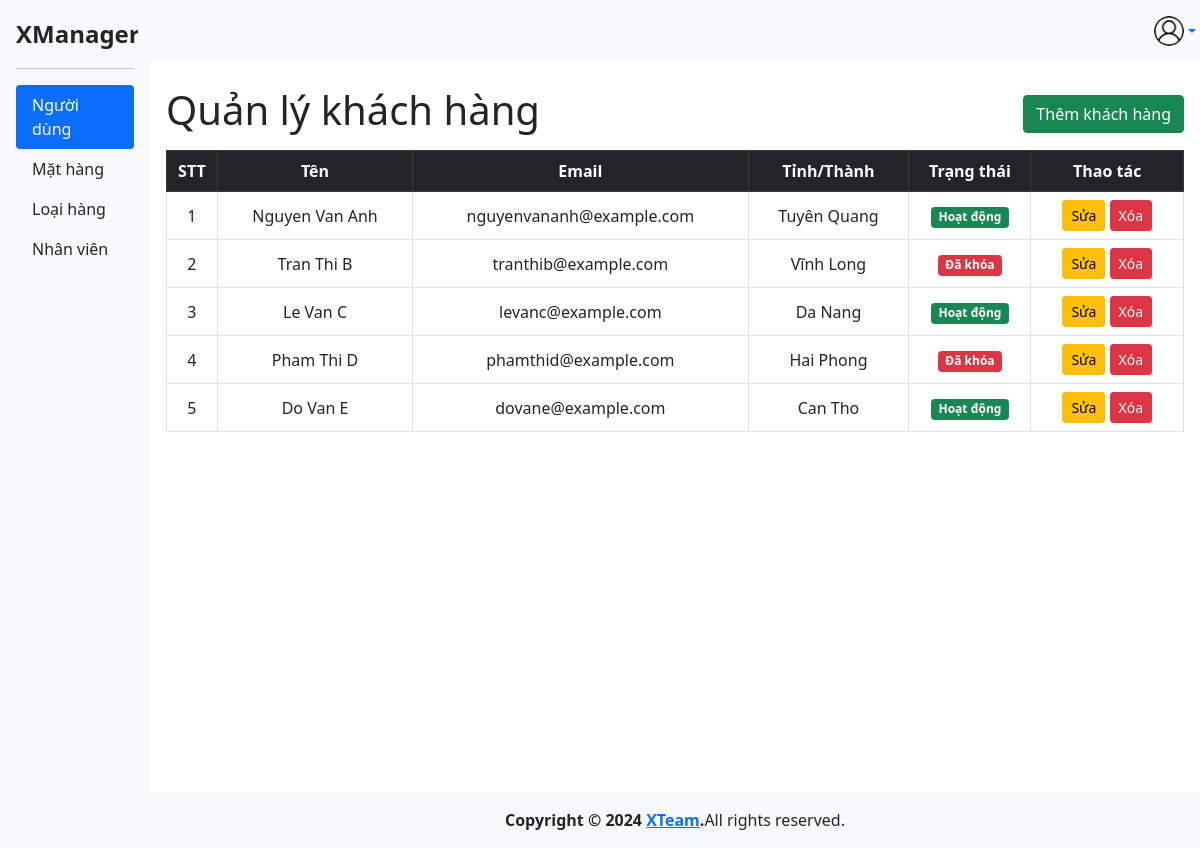
Page / (signed in) on the committed database.
### tables this page shows
CREATE TABLE `customers` (
  `CustomerID` int(11) NOT NULL,
  `CustomerName` varchar(100) NOT NULL,
  `Username` varchar(100) NOT NULL,
  `Email` varchar(150) NOT NULL,
  `Province` varchar(150) DEFAULT NULL,
  `Address` varchar(150) DEFAULT NULL,
  `Password` varchar(150) DEFAULT NULL,
  `IsLocked` tinyint(1) DEFAULT 0,
  `created_at` timestamp NOT NULL DEFAULT current_timestamp()
);

### src/Controller.php (called while the page is built, shortened)
<?php
class Controller {
    protected function render($view_name, $data = []) {
        extract($data);
        include __DIR__ . "\Views\\$view_name.php";
    }
}

### src/Controllers/UserController.php (called while the page is built, shortened)
<?php
class UserController extends Controller
{
    private $userModel;
    public function __construct()
    {
        $this->userModel = new User();
    }
    public function index(){
        $customers = $this->userModel->getAllUsers();
        $this->render('users\index', ['customers' => $customers]);
    }
}

### index.php (called while the page is built, shortened)
<?php
require __DIR__. '/src/routes.php';
$uri = $_SERVER['REQUEST_URI'];
$router->match($uri);

### src/Models/User.php (called while the page is built, shortened)
<?php
class User
{
    private $mysqli;
    public function __construct()
    {
        $host = DB_HOST;
        $username = DB_USER;
        $password = DB_PASSWORD;
        $database = DB_NAME;
        $this->mysqli = new \mysqli($host, $username, $password, $database);
    }
    public function getAllUsers()
    {
        $result = $this->mysqli->query("SELECT * FROM customers");
        return $result->fetch_all(MYSQLI_ASSOC);
    }
}

### src/Views/users/index.php (the view, shortened to what this page needs)
    <div class="d-flex justify-content-between align-items-center my-2">
        <h1>Quản lý khách hàng</h1>
        <a href="/user/create" class="my-2 btn btn-success">Thêm khách hàng</a>
    </div>
    <table class="table table-bordered table-hover text-center align-middle">
    <thead class="table-dark">
            <tr>
                <th width="5%">STT</th>
                <th>Tên</th>
                <th>Email</th>
                <th>Tỉnh/Thành</th>
                <th width="12%">Trạng thái</th>
                <th width="15%">Thao tác</th>
            </tr>
        </thead>
        <tbody>
        <?php foreach ($customers as $index => $customer): ?>
            <tr>
                <td><?= $index + 1; ?></td>
                <td><?= htmlspecialchars($customer["CustomerName"], ENT_QUOTES, 'UTF-8'); ?></td>
                <td><?= htmlspecialchars($customer["Email"], ENT_QUOTES, 'UTF-8'); ?></td>
                <td><?= htmlspecialchars($customer["Province"], ENT_QUOTES, 'UTF-8'); ?></td>
                <td>
                    <?= $customer["IsLocked"] == 1
                        ? '<span class="badge bg-danger">Đã khóa</span>'
                        : '<span class="badge bg-success">Hoạt động</span>';
                    ?>
                </td>
                <td>
                    <a href="/user/update/<?= $customer["CustomerID"]; ?>" class="btn btn-warning btn-sm">Sửa</a>
                    <a href="/user/delete/<?= $customer["CustomerID"]; ?>" class="btn btn-danger btn-sm">Xóa</a>
                </td>
            </tr>
        <?php endforeach; ?>
        </tbody>
    </table>
<?php $content = ob_get_clean(); ?>
<?php include(__DIR__ . '/../layouts/layout.php'); ?>

### src/Router.php (shortened to what this page needs)
<?php
class Router {
    private $routes = [];
    public function addRoute($pattern, $callback) {
        $this->routes[$pattern] = $callback;
    }
    public function match($uri) {
        uksort($this->routes, function ($a, $b) {
            return strlen($b) - strlen($a);
        });
        foreach ($this->routes as $pattern => $callback) {
            if (preg_match($pattern, $uri, $matches)) {
                array_shift($matches);
                call_user_func_array($callback, $matches);
                return;
            }
        }
    }
}

### src/Views/layouts/layout.php (shortened to what this page needs)
<!DOCTYPE html>
<html lang="en">
  <head>
    <link
      href="https://cdn.jsdelivr.net/npm/bootstrap@5.0.2/dist/css/bootstrap.min.css"
      rel="stylesheet"
    />
  </head>
  <body>
    <main>
    <div class="d-flex flex-column flex-shrink-0 p-3 bg-light" style="width: 150px">
    <a href="/" class="d-flex align-items-center mb-3 mb-md-0 me-md-auto link-dark text-decoration-none">
        <span class="fs-4 fw-bold">XManager</span>
    </a>
    <hr />
    <ul class="nav nav-pills flex-column mb-auto">
        <li class="nav-item">
            <a href="/" class="nav-link <?= ($_SERVER['REQUEST_URI'] === '/') ? 'active' : 'link-dark'; ?>">
                Người dùng
            </a>
        </li>
        <li class="nav-item">
            <a href="/product" class="nav-link <?= ($_SERVER['REQUEST_URI'] === '/product') ? 'active' : 'link-dark'; ?>">
                Mặt hàng
            </a>
        </li>
        <li class="nav-item">
            <a href="/category" class="nav-link <?= ($_SERVER['REQUEST_URI'] === '/category') ? 'active' : 'link-dark'; ?>">
                Loại hàng
            </a>
        </li>
        <li class="nav-item">
            <a href="/employee" class="nav-link <?= ($_SERVER['REQUEST_URI'] === '/employee') ? 'active' : 'link-dark'; ?>">
                Nhân viên
            </a>
        </li>
    </ul>
</div>
      <div style="width: 100%">
          <nav class="navbar">
            <?php if (isset($_SESSION['currentUser'])): ?>
            <div class="dropdown">
              <a
                href="#"
                class="d-flex align-items-center text-decoration-none dropdown-toggle"
                id="userDropdown"
                data-bs-toggle="dropdown"
                aria-expanded="false"
              >
                <img
                  src="/public/images/user.png"
                  alt="User Icon"
                  style="width: 30px; height: 30px; border-radius: 50%"
                />
              </a>
            </div>
            <?php else: ?>
            <a class="btn btn-primary" href="/auth/login">Đăng nhập</a>
            <?php endif; ?>
          </nav>
          <div class="wrap">
          <?= $content ?>
        </div>
        <footer>
            <strong>Copyright &copy; 2024 <a href="#">XTeam</a>.</strong>
            All rights reserved.
          </footer>
      </div>
    </main>
  </body>
</html>

### src/Views/layouts/layout.php (style rules this page uses)
:root { --header: 70px; --footer: 56px; }
main { display: flex; flex-wrap: nowrap; min-height: 100vh; overflow-x: auto; overflow-y: hidden; }
.navbar { display: flex; justify-content: flex-end; background: #f8f9fa; margin: 0 -0.75rem; padding: 1rem; }
.wrap { min-height: calc(100vh - var(--header)); padding: 1rem; }
footer { display: flex; justify-content: center; background: #f8f9fa; margin: 0 -0.75rem; padding: 1rem; }

### rows in the picture
customers: CustomerName "Nguyen Van Anh", Email "nguyenvananh@example.com", Province "Tuyên Quang", IsLocked "Hoạt động"
customers: CustomerName "Tran Thi B", Email "tranthib@example.com", Province "Vĩnh Long", IsLocked "Đã khóa"
customers: CustomerName "Le Van C", Email "levanc@example.com", Province "Da Nang", IsLocked "Hoạt động"
customers: CustomerName "Pham Thi D", Email "phamthid@example.com", Province "Hai Phong", IsLocked "Đã khóa"
customers: CustomerName "Do Van E", Email "dovane@example.com", Province "Can Tho", IsLocked "Hoạt động"
